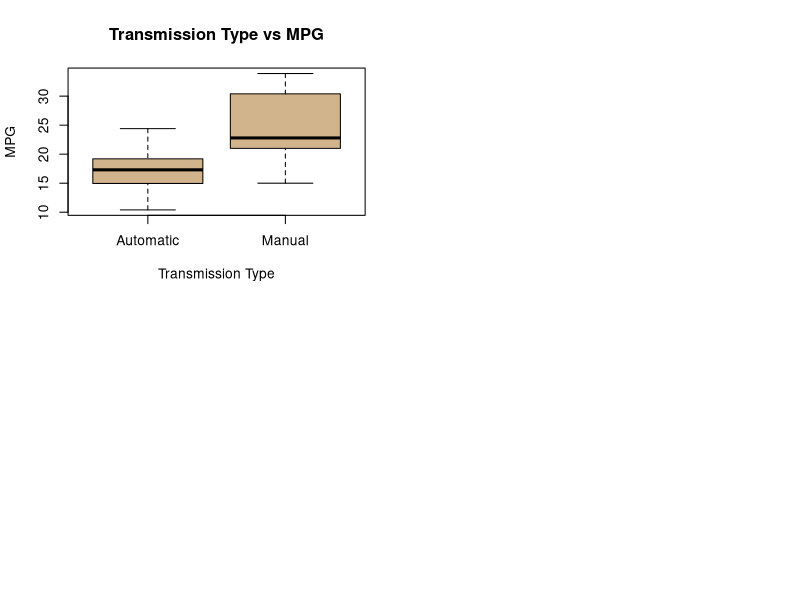
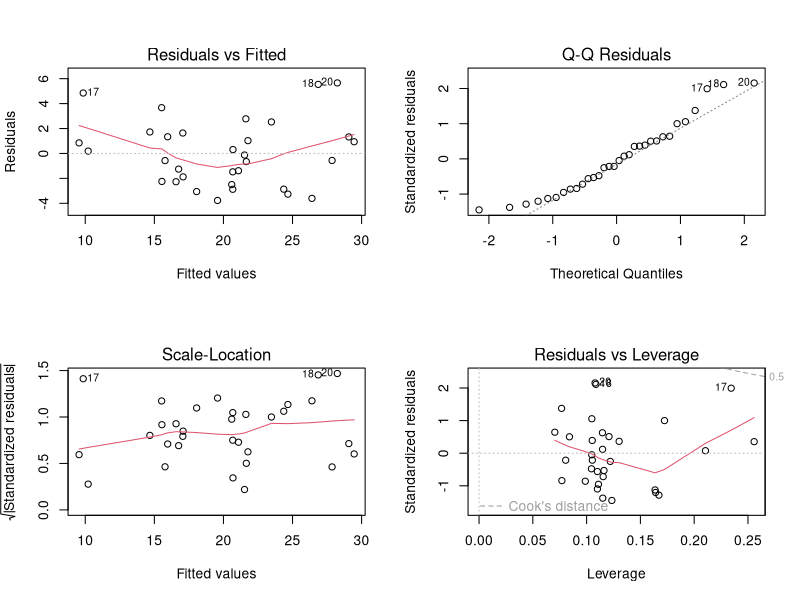

These figures' R source, in order:
## ---- chunk 1

## ---- chunk 2
library(datasets)
data(mtcars)
attach(mtcars)
## ---- chunk 3
automatics <- mtcars[mtcars$am=="0",]
manuals <- mtcars[mtcars$am=="1",]
t.test(automatics$mpg, manuals$mpg)$p.value
## ---- chunk 4
summary(lm(mpg~am))$r.squared
## ---- chunk 5
fit2 <- lm(mpg~., data=mtcars); fit2$coefficients
## ---- chunk 6
corr <- data.frame(cor(am,wt), cor(am,carb), cor(am,cyl), cor(am,vs), cor(am,gear), cor(am,drat), cor(am,qsec))
colnames(corr) <- c("am/wt", "am/carb", "am/cyl", "am/vs", "am/gear", "am/drat", "am/qsec")
corr
## ---- chunk 7
a <- lm(mpg~am+wt); b <- lm(mpg~am+carb); c <- lm(mpg~am+cyl); d <- lm(mpg~am+vs); e <- lm(mpg~am+qsec)
fit3 <- c(a$coef, b$coef, c$coef, d$coef, e$coef)
fit3
## ---- chunk 8
fitA <- lm(mpg~am); fitB <- lm(mpg~am+wt); fitC <- lm(mpg~am+wt+vs); fitD <- lm(mpg~am+wt+vs+cyl); fitE <- lm(mpg~am+wt+vs+cyl+carb); fitF <- lm(mpg~am+wt+vs+cyl+carb+qsec)
anova <- anova(fitA, fitB, fitC, fitD, fitE, fitF)
anova[6]
## ---- chunk 9
lm(mpg~am+wt+vs)$coef
## ---- chunk 10
summary(lm(mpg~am+wt+vs))$r.squared
## ---- chunk 11
par(mfrow=c(2,2))
boxplot(mpg~am, data = mtcars, col = c("tan", "tan"), xlab = "Transmission Type", ylab = "MPG", main = "Transmission Type vs MPG", xaxt="n")
axis(side=1, at=c(0,1)+1, labels=c("Automatic", "Manual"))
## ---- chunk 12
par(mfrow = c(2,2))
plot(lm(mpg~am+wt+vs))
